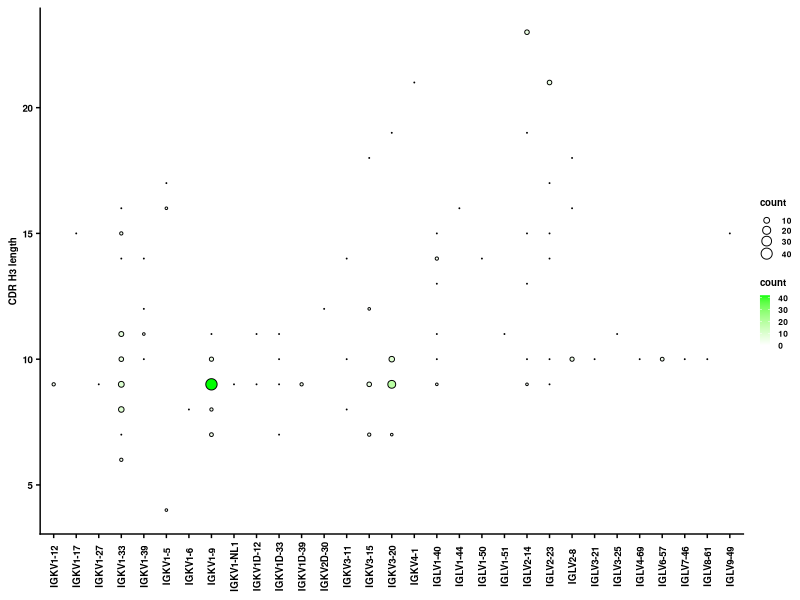

Generate this figure with R:
#R code
library(ggplot2)
library(scales)
library(RColorBrewer)
library(readr)
library(tidyr)
library(reshape)
library(stringr)
library(dplyr)
library(ggrepel)
library(gridExtra)
library(data.table)
library(GGally)
library(e1071)
library(ggforce)
library(ggbeeswarm)
require(cowplot)

plot_CDRH3_vs_LC_usage <- function(Ab_table, graphname){
  textsize <- 7
  p <-  ggplot(data=Ab_table, aes(x=LC_germline, y=CDRH3_length, color=Reference)) +
          geom_point(aes(fill=count,size=count),color='black',pch=21) +
          scale_fill_gradientn(colours=c("white", 'green'),
                limits=c(0,max(Ab_table$count)),
                values=rescale(c(0,1)),
                guide="colorbar",
                na.value="black") +
          scale_size_continuous(range = c(0,3.5)) +
          theme_cowplot(12) +
          theme(text = element_text(size=textsize,face="bold"),
                legend.key.size = unit(0.5, 'lines'),
                axis.text.y=element_text(size=textsize,face="bold",color='black'),
                axis.text.x=element_text(size=textsize,face="bold",color='black',angle=90,hjust=0.5,vjust=0.5),
                axis.title.x=element_blank(),
                axis.title.y=element_text(size=textsize,face="bold",color='black'),
                axis.text.x.top=element_text(angle=90,hjust=1,vjust=0.5,size=textsize,face="bold",color='black')) +
          ylab("CDR H3 length") +
          xlab("")
  ggsave(graphname,p,width=3.7,height=2.5,dpi=600)
  }

Ab_table  <- read_tsv("result/LC_germline_vs_CDRH3_length.tsv")
LC_germline_levels  <- sort(unique(Ab_table$LC_germline))
Ab_table <- mutate(Ab_table, LC_germline=factor(LC_germline,level=LC_germline_levels))
plot_CDRH3_vs_LC_usage(Ab_table, "graph/LC_usage_vs_CDRH3.png")
